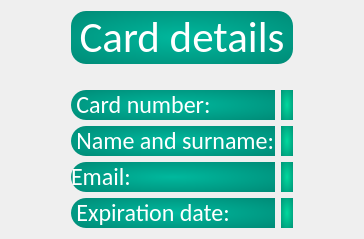
        <widget class="QWidget" name="page_8">
         <layout class="QGridLayout" name="gridLayout_14">
          <item row="0" column="0">
           <layout class="QGridLayout" name="gridLayout_13">
            <item row="4" column="2">
             <widget class="QLabel" name="label_details_surname">
              <property name="font">
               <font>
                <family>Calibri</family>
                <pointsize>18</pointsize>
               </font>
              </property>
              <property name="styleSheet">
               <string notr="true">background-color: qradialgradient(spread:pad, cx:0.5, cy:0.5, radius:1.0, fx:0.5, fy:0.5, stop:0 #00d89d, stop:1 #007868);
border-top-right-radius: 15px;
border-bottom-right-radius: 15px;
color:white;</string>
              </property>
              <property name="text">
               <string/>
              </property>
              <property name="alignment">
               <set>Qt::AlignCenter</set>
              </property>
             </widget>
            </item>
            <item row="3" column="1">
             <widget class="QLabel" name="label_42">
              <property name="font">
               <font>
                <family>Calibri</family>
                <pointsize>18</pointsize>
               </font>
              </property>
              <property name="styleSheet">
               <string notr="true">background-color: qradialgradient(spread:pad, cx:0.5, cy:0.5, radius:1.0, fx:0.5, fy:0.5, stop:0 rgba(0, 184, 157, 255), stop:1 rgba(0, 120, 103, 255));
border-top-left-radius: 15px;
border-bottom-left-radius: 15px;
color:white;</string>
              </property>
              <property name="text">
               <string> Name and surname:</string>
              </property>
             </widget>
            </item>
            <item row="4" column="0">
             <spacer name="horizontalSpacer_24">
              <property name="orientation">
               <enum>Qt::Horizontal</enum>
              </property>
              <property name="sizeType">
               <enum>QSizePolicy::Fixed</enum>
              </property>
              <property name="sizeHint" stdset="0">
               <size>
                <width>60</width>
                <height>20</height>
               </size>
              </property>
             </spacer>
            </item>
            <item row="4" column="1">
             <widget class="QLabel" name="label_32">
              <property name="font">
               <font>
                <family>Calibri</family>
                <pointsize>18</pointsize>
               </font>
              </property>
              <property name="styleSheet">
               <string notr="true">background-color: qradialgradient(spread:pad, cx:0.5, cy:0.5, radius:1.0, fx:0.5, fy:0.5, stop:0 rgba(0, 184, 157, 255), stop:1 rgba(0, 120, 103, 255));
border-top-left-radius: 15px;
border-bottom-left-radius: 15px;
color:white;</string>
              </property>
              <property name="text">
               <string>Email: </string>
              </property>
             </widget>
            </item>
            <item row="5" column="1">
             <widget class="QLabel" name="label_33">
              <property name="font">
               <font>
                <family>Calibri</family>
                <pointsize>18</pointsize>
               </font>
              </property>
              <property name="styleSheet">
               <string notr="true">background-color: qradialgradient(spread:pad, cx:0.5, cy:0.5, radius:1.0, fx:0.5, fy:0.5, stop:0 rgba(0, 184, 157, 255), stop:1 rgba(0, 120, 103, 255));
border-top-left-radius: 15px;
border-bottom-left-radius: 15px;
color:white;</string>
              </property>
              <property name="text">
               <string> Expiration date: </string>
              </property>
             </widget>
            </item>
            <item row="0" column="1" colspan="2">
             <widget class="QLabel" name="label_31">
              <property name="font">
               <font>
                <family>Calibri</family>
                <pointsize>32</pointsize>
               </font>
              </property>
              <property name="styleSheet">
               <string notr="true">background-color: qradialgradient(spread:pad, cx:0.5, cy:0.5, radius:1.0, fx:0.5, fy:0.5, stop:0 rgba(0, 184, 157, 255), stop:1 rgba(0, 120, 103, 255));
border-radius: 15px;
color:white;</string>
              </property>
              <property name="text">
               <string>Card details</string>
              </property>
              <property name="alignment">
               <set>Qt::AlignCenter</set>
              </property>
             </widget>
            </item>
            <item row="5" column="2">
             <widget class="QLabel" name="label_details_expdate">
              <property name="font">
               <font>
                <family>Calibri</family>
                <pointsize>18</pointsize>
               </font>
              </property>
              <property name="styleSheet">
               <string notr="true">background-color: qradialgradient(spread:pad, cx:0.5, cy:0.5, radius:1.0, fx:0.5, fy:0.5, stop:0 #00d89d, stop:1 #007868);
border-top-right-radius: 15px;
border-bottom-right-radius: 15px;
color:white;</string>
              </property>
              <property name="text">
               <string/>
              </property>
              <property name="alignment">
               <set>Qt::AlignCenter</set>
              </property>
             </widget>
            </item>
            <item row="2" column="2">
             <widget class="QLabel" name="label_details_cardnumber">
              <property name="font">
               <font>
                <family>Calibri</family>
                <pointsize>18</pointsize>
               </font>
              </property>
              <property name="styleSheet">
               <string notr="true">background-color: qradialgradient(spread:pad, cx:0.5, cy:0.5, radius:1.0, fx:0.5, fy:0.5, stop:0 #00d89d, stop:1 #007868);
border-top-right-radius: 15px;
border-bottom-right-radius: 15px;
color:white;</string>
              </property>
              <property name="text">
               <string/>
              </property>
              <property name="alignment">
               <set>Qt::AlignCenter</set>
              </property>
             </widget>
            </item>
            <item row="2" column="1">
             <widget class="QLabel" name="label_29">
              <property name="font">
               <font>
                <family>Calibri</family>
                <pointsize>18</pointsize>
               </font>
              </property>
              <property name="styleSheet">
               <string notr="true">background-color: qradialgradient(spread:pad, cx:0.5, cy:0.5, radius:1.0, fx:0.5, fy:0.5, stop:0 rgba(0, 184, 157, 255), stop:1 rgba(0, 120, 103, 255));
border-top-left-radius: 15px;
border-bottom-left-radius: 15px;
color:white;</string>
              </property>
              <property name="text">
               <string> Card number: </string>
              </property>
             </widget>
            </item>
            <item row="4" column="3">
             <spacer name="horizontalSpacer_25">
              <property name="orientation">
               <enum>Qt::Horizontal</enum>
              </property>
              <property name="sizeType">
               <enum>QSizePolicy::Fixed</enum>
              </property>
              <property name="sizeHint" stdset="0">
               <size>
                <width>60</width>
                <height>20</height>
               </size>
              </property>
             </spacer>
            </item>
            <item row="3" column="2">
             <widget class="QLabel" name="label_details_name">
              <property name="font">
               <font>
                <family>Calibri</family>
                <pointsize>18</pointsize>
               </font>
              </property>
              <property name="styleSheet">
               <string notr="true">background-color: qradialgradient(spread:pad, cx:0.5, cy:0.5, radius:1.0, fx:0.5, fy:0.5, stop:0 #00d89d, stop:1 #007868);
border-top-right-radius: 15px;
border-bottom-right-radius: 15px;
color:white;</string>
              </property>
              <property name="text">
               <string/>
              </property>
              <property name="alignment">
               <set>Qt::AlignCenter</set>
              </property>
             </widget>
            </item>
            <item row="1" column="1">
             <spacer name="verticalSpacer_15">
              <property name="orientation">
               <enum>Qt::Vertical</enum>
              </property>
              <property name="sizeType">
               <enum>QSizePolicy::Fixed</enum>
              </property>
              <property name="sizeHint" stdset="0">
               <size>
                <width>10</width>
                <height>20</height>
               </size>
              </property>
             </spacer>
            </item>
           </layout>
          </item>
         </layout>
        </widget>
